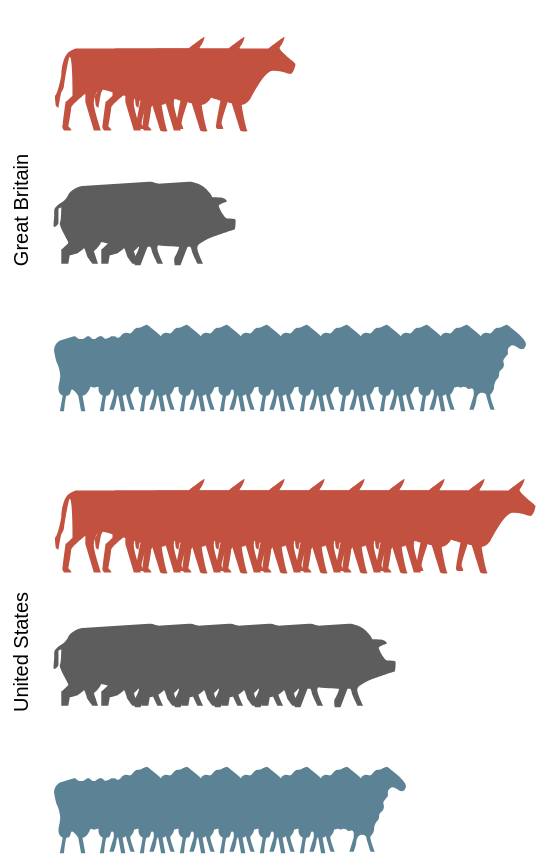

Specify this chart in Vega-Lite:
### Vega-Lite specification from a JSON file in a GitHub repository (floating-point values rounded to 4 significant figures)
{"$schema": "https://vega.github.io/schema/vega-lite/v3.json", "config": {"view": {"stroke": ""}}, "data": {"values": [{"country": "Great Britain", "animal": "cattle", "col": 3}, {"country": "Great Britain", "animal": "cattle", "col": 2}, {"country": "Great Britain", "animal": "cattle", "col": 1}, {"country": "Great Britain", "animal": "pigs", "col": 2}, {"country": "Great Britain", "animal": "pigs", "col": 1}, {"country": "Great Britain", "animal": "sheep", "col": 10}, {"country": "Great Britain", "animal": "sheep", "col": 9}, {"country": "Great Britain", "animal": "sheep", "col": 8}, {"country": "Great Britain", "animal": "sheep", "col": 7}, {"country": "Great Britain", "animal": "sheep", "col": 6}, {"country": "Great Britain", "animal": "sheep", "col": 5}, {"country": "Great Britain", "animal": "sheep", "col": 4}, {"country": "Great Britain", "animal": "sheep", "col": 3}, {"country": "Great Britain", "animal": "sheep", "col": 2}, {"country": "Great Britain", "animal": "sheep", "col": 1}, {"country": "United States", "animal": "cattle", "col": 9}, {"country": "United States", "animal": "cattle", "col": 8}, {"country": "United States", "animal": "cattle", "col": 7}, {"country": "United States", "animal": "cattle", "col": 6}, {"country": "United States", "animal": "cattle", "col": 5}, {"country": "United States", "animal": "cattle", "col": 4}, {"country": "United States", "animal": "cattle", "col": 3}, {"country": "United States", "animal": "cattle", "col": 2}, {"country": "United States", "animal": "cattle", "col": 1}, {"country": "United States", "animal": "pigs", "col": 6}, {"country": "United States", "animal": "pigs", "col": 5}, {"country": "United States", "animal": "pigs", "col": 4}, {"country": "United States", "animal": "pigs", "col": 3}, {"country": "United States", "animal": "pigs", "col": 2}, {"country": "United States", "animal": "pigs", "col": 1}, {"country": "United States", "animal": "sheep", "col": 7}, {"country": "United States", "animal": "sheep", "col": 6}, {"country": "United States", "animal": "sheep", "col": 5}, {"country": "United States", "animal": "sheep", "col": 4}, {"country": "United States", "animal": "sheep", "col": 3}, {"country": "United States", "animal": "sheep", "col": 2}, {"country": "United States", "animal": "sheep", "col": 1}]}, "width": 800, "facet": {"row": {"field": "country", "type": "nominal", "header": {"title": ""}}}, "spec": {"mark": {"type": "point", "filled": true}, "height": 200, "encoding": {"x": {"field": "col", "type": "ordinal", "axis": null}, "y": {"field": "animal", "type": "ordinal", "axis": null}, "shape": {"field": "animal", "type": "nominal", "scale": {"domain": ["person", "cattle", "pigs", "sheep"], "range": ["M1.7 -1.7h-0.8c0.3 -0.2 0.6 -0.5 0.6 -0.9c0 -0.6 -0.4 -1 -1 -1c-0.6 0 -1 0.4 -1 1c0 0.4 0.2 0.7 0.6 0.9h-0.8c-0.4 0 -0.7 0.3 -0.7 0.6v1.9c0 0.3 0.3 0.6 0.6 0.6h0.2c0 0 0 0.1 0 0.1v1.9c0 0.3 0.2 0.6 0.3 0.6h1.3c0.2 0 0.3 -0.3 0.3 -0.6v-1.8c0 0 0 -0.1 0 -0.1h0.2c0.3 0 0.6 -0.3 0.6 -0.6v-2c0.2 -0.3 -0.1 -0.6 -0.4 -0.6z", "M4 -2c0 0 0.9 -0.7 1.1 -0.8c0.1 -0.1 -0.1 0.5 -0.3 0.7c-0.2 0.2 1.1 1.1 1.1 1.2c0 0.2 -0.2 0.8 -0.4 0.7c-0.1 0 -0.8 -0.3 -1.3 -0.2c-0.5 0.1 -1.3 1.6 -1.5 2c-0.3 0.4 -0.6 0.4 -0.6 0.4c0 0.1 0.3 1.7 0.4 1.8c0.1 0.1 -0.4 0.1 -0.5 0c0 0 -0.6 -1.9 -0.6 -1.9c-0.1 0 -0.3 -0.1 -0.3 -0.1c0 0.1 -0.5 1.4 -0.4 1.6c0.1 0.2 0.1 0.3 0.1 0.3c0 0 -0.4 0 -0.4 0c0 0 -0.2 -0.1 -0.1 -0.3c0 -0.2 0.3 -1.7 0.3 -1.7c0 0 -2.8 -0.9 -2.9 -0.8c-0.2 0.1 -0.4 0.6 -0.4 1c0 0.4 0.5 1.9 0.5 1.9l-0.5 0l-0.6 -2l0 -0.6c0 0 -1 0.8 -1 1c0 0.2 -0.2 1.3 -0.2 1.3c0 0 0.3 0.3 0.2 0.3c0 0 -0.5 0 -0.5 0c0 0 -0.2 -0.2 -0.1 -0.4c0 -0.1 0.2 -1.6 0.2 -1.6c0 0 0.5 -0.4 0.5 -0.5c0 -0.1 0 -2.7 -0.2 -2.7c-0.1 0 -0.4 2 -0.4 2c0 0 0 0.2 -0.2 0.5c-0.1 0.4 -0.2 1.1 -0.2 1.1c0 0 -0.2 -0.1 -0.2 -0.2c0 -0.1 -0.1 -0.7 0 -0.7c0.1 -0.1 0.3 -0.8 0.4 -1.4c0 -0.6 0.2 -1.3 0.4 -1.5c0.1 -0.2 0.6 -0.4 0.6 -0.4z", "M1.2 -2c0 0 0.7 0 1.2 0.5c0.5 0.5 0.4 0.6 0.5 0.6c0.1 0 0.7 0 0.8 0.1c0.1 0 0.2 0.2 0.2 0.2c0 0 -0.6 0.2 -0.6 0.3c0 0.1 0.4 0.9 0.6 0.9c0.1 0 0.6 0 0.6 0.1c0 0.1 0 0.7 -0.1 0.7c-0.1 0 -1.2 0.4 -1.5 0.5c-0.3 0.1 -1.1 0.5 -1.1 0.7c-0.1 0.2 0.4 1.2 0.4 1.2l-0.4 0c0 0 -0.4 -0.8 -0.4 -0.9c0 -0.1 -0.1 -0.3 -0.1 -0.3l-0.2 0l-0.5 1.3l-0.4 0c0 0 -0.1 -0.4 0 -0.6c0.1 -0.1 0.3 -0.6 0.3 -0.7c0 0 -0.8 0 -1.5 -0.1c-0.7 -0.1 -1.2 -0.3 -1.2 -0.2c0 0.1 -0.4 0.6 -0.5 0.6c0 0 0.3 0.9 0.3 0.9l-0.4 0c0 0 -0.4 -0.5 -0.4 -0.6c0 -0.1 -0.2 -0.6 -0.2 -0.5c0 0 -0.4 0.4 -0.6 0.4c-0.2 0.1 -0.4 0.1 -0.4 0.1c0 0 -0.1 0.6 -0.1 0.6l-0.5 0l0 -1c0 0 0.5 -0.4 0.5 -0.5c0 -0.1 -0.7 -1.2 -0.6 -1.4c0.1 -0.1 0.1 -1.1 0.1 -1.1c0 0 -0.2 0.1 -0.2 0.1c0 0 0 0.9 0 1c0 0.1 -0.2 0.3 -0.3 0.3c-0.1 0 0 -0.5 0 -0.9c0 -0.4 0 -0.4 0.2 -0.6c0.2 -0.2 0.6 -0.3 0.8 -0.8c0.3 -0.5 1 -0.6 1 -0.6z", "M-4.1 -0.5c0.2 0 0.2 0.2 0.5 0.2c0.3 0 0.3 -0.2 0.5 -0.2c0.2 0 0.2 0.2 0.4 0.2c0.2 0 0.2 -0.2 0.5 -0.2c0.2 0 0.2 0.2 0.4 0.2c0.2 0 0.2 -0.2 0.4 -0.2c0.1 0 0.2 0.2 0.4 0.1c0.2 0 0.2 -0.2 0.4 -0.3c0.1 0 0.1 -0.1 0.4 0c0.3 0 0.3 -0.4 0.6 -0.4c0.3 0 0.6 -0.3 0.7 -0.2c0.1 0.1 1.4 1 1.3 1.4c-0.1 0.4 -0.3 0.3 -0.4 0.3c-0.1 0 -0.5 -0.4 -0.7 -0.2c-0.3 0.2 -0.1 0.4 -0.2 0.6c-0.1 0.1 -0.2 0.2 -0.3 0.4c0 0.2 0.1 0.3 0 0.5c-0.1 0.2 -0.3 0.2 -0.3 0.5c0 0.3 -0.2 0.3 -0.3 0.6c-0.1 0.2 0 0.3 -0.1 0.5c-0.1 0.2 -0.1 0.2 -0.2 0.3c-0.1 0.1 0.3 1.1 0.3 1.1l-0.3 0c0 0 -0.3 -0.9 -0.3 -1c0 -0.1 -0.1 -0.2 -0.3 -0.2c-0.2 0 -0.3 0.1 -0.4 0.4c0 0.3 -0.2 0.8 -0.2 0.8l-0.3 0l0.3 -1c0 0 0.1 -0.6 -0.2 -0.5c-0.3 0.1 -0.2 -0.1 -0.4 -0.1c-0.2 -0.1 -0.3 0.1 -0.4 0c-0.2 -0.1 -0.3 0.1 -0.5 0c-0.2 -0.1 -0.1 0 -0.3 0.3c-0.2 0.3 -0.4 0.3 -0.4 0.3l0.2 1.1l-0.3 0l-0.2 -1.1c0 0 -0.4 -0.6 -0.5 -0.4c-0.1 0.3 -0.1 0.4 -0.3 0.4c-0.1 -0.1 -0.2 1.1 -0.2 1.1l-0.3 0l0.2 -1.1c0 0 -0.3 -0.1 -0.3 -0.5c0 -0.3 0.1 -0.5 0.1 -0.7c0.1 -0.2 -0.1 -1 -0.2 -1.1c-0.1 -0.2 -0.2 -0.8 -0.2 -0.8c0 0 -0.1 -0.5 0.4 -0.8z"]}, "legend": null}, "color": {"field": "animal", "type": "nominal", "legend": null, "scale": {"domain": ["person", "cattle", "pigs", "sheep"], "range": ["rgb(162,160,152)", "rgb(194,81,64)", "rgb(93,93,93)", "rgb(91,131,149)"]}}, "opacity": {"value": 1}, "size": {"value": 200}}}}
